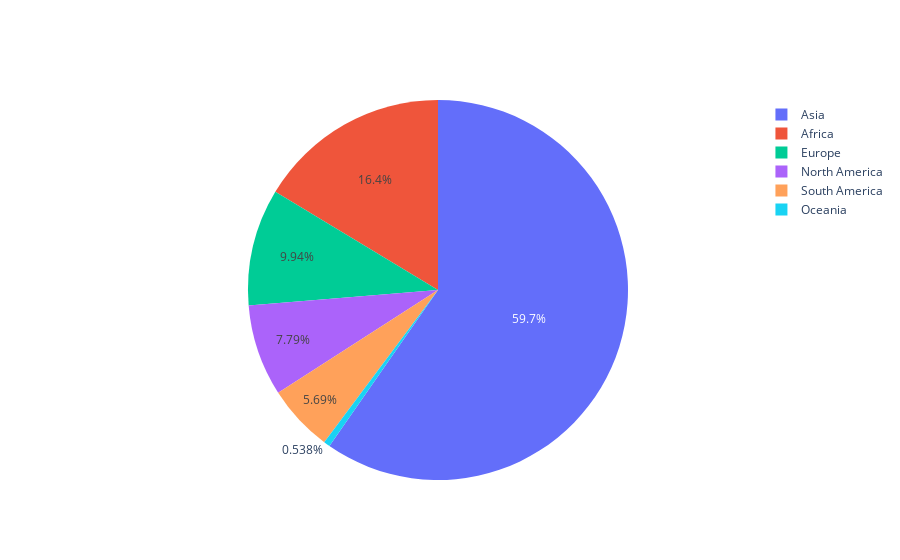

The code cell stored with this chart in its notebook:
### Code cell
data = [pie_trace]
offline.iplot(data)  # Here we don't need to create layouts and figure objects, as iplot will take its default values

### Figure 1 — Plotly figure (JSON) as saved in the notebook; plotly's stock layout.template omitted (floating-point values rounded to 4 significant figures)
{"data": [{"labels": ["Asia", "Africa", "Europe", "North America", "Oceania", "South America"], "type": "pie", "values": [4436, 1216, 739, 579, 40, 423]}], "layout": {"autosize": true}}
